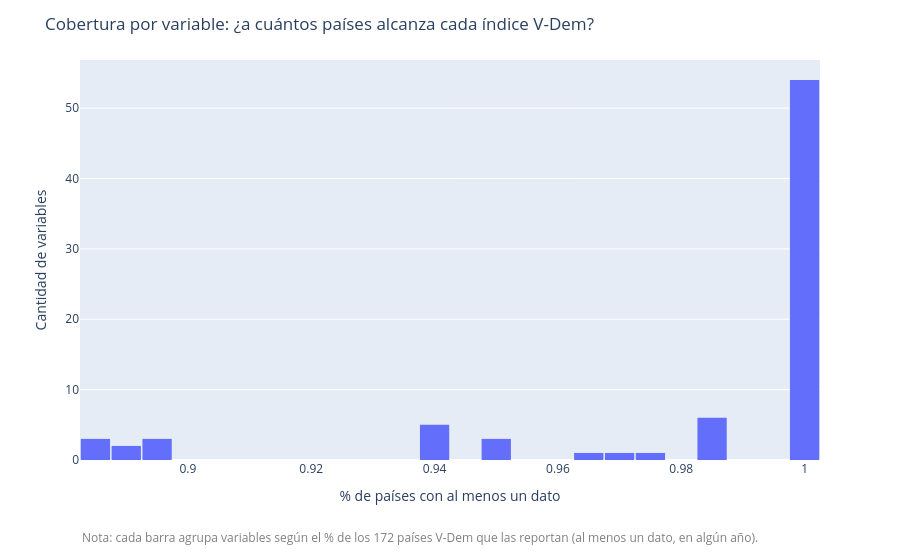

The code cell stored with this chart in its notebook:
### Markdown cell above
### Gráfico 1 — Cobertura por variable (histograma)

**Objetivo:** ver cómo se distribuye, entre las 79 variables, el % de países que las
reportan.

### Code cell
df_plot_var = disponibilidad_variable_vdem.reset_index().rename(columns={"index": "Variable"})

fig_cobertura_variable = px.histogram(
    df_plot_var,
    x="pct_paises_con_dato",
    nbins=30,
    hover_data=["Variable", "nombre", "n_paises_con_dato", "primer_anio", "ultimo_anio"],
    labels={"pct_paises_con_dato": "% de países V-Dem con al menos un dato"},
)
fig_cobertura_variable.update_layout(
    title="Cobertura por variable: ¿a cuántos países alcanza cada índice V-Dem?",
    xaxis_title="% de países con al menos un dato",
    yaxis_title="Cantidad de variables",
    bargap=0.05,
    margin=dict(b=100),
)
fig_cobertura_variable.add_annotation(
    text="Nota: cada barra agrupa variables según el % de los 172 países V-Dem que las reportan (al menos un dato, en algún año).",
    xref="paper", yref="paper", x=0, y=-0.22, showarrow=False,
    font=dict(size=12, color="gray"), align="left",
)

figuras_reporte_vdem.append(("cobertura_variable", fig_cobertura_variable))
fig_cobertura_variable.show()

### Figure 1 — Plotly figure (JSON) as saved in the notebook; plotly's stock layout.template omitted (floating-point values rounded to 4 significant figures)
{"data": [{"bingroup": "x", "hovertemplate": "% de países V-Dem con al menos un dato=%{x}<br>count=%{y}<extra></extra>", "legendgroup": "", "marker": {"color": "#636efa", "pattern": {"shape": ""}}, "name": "", "nbinsx": 30, "orientation": "v", "showlegend": false, "type": "histogram", "x": [1.0, 1.0, 1.0, 1.0, 1.0, 1.0, 1.0, 1.0, 1.0, 1.0, 1.0, 1.0, 1.0, 1.0, 1.0, 1.0, 1.0, 1.0, 1.0, 1.0, 1.0, 1.0, 1.0, 1.0, 1.0, 1.0, 1.0, 1.0, 1.0, 1.0, 1.0, 1.0, 1.0, 1.0, 1.0, 1.0, 1.0, 1.0, 1.0, 1.0, 1.0, 1.0, 1.0, 1.0, 1.0, 1.0, 1.0, 1.0, 1.0, 1.0, 1.0, 1.0, 1.0, 0.9709, 0.9477, 0.9651, 0.9826, 0.9826, 0.9826, 0.9419, 0.9826, 0.9477, 0.9477, 0.9826, 0.9419, 0.9419, 0.9826, 0.9419, 0.9419, 0.9767, 0.8953, 0.8953, 0.8895, 0.8837, 0.8837, 0.8953, 0.8837, 1.0, 0.8895], "xaxis": "x", "yaxis": "y"}], "layout": {"annotations": [{"align": "left", "font": {"color": "gray", "size": 12}, "showarrow": false, "text": "Nota: cada barra agrupa variables según el % de los 172 países V-Dem que las reportan (al menos un dato, en algún año).", "x": 0, "xref": "paper", "y": -0.22, "yref": "paper"}], "bargap": 0.05, "barmode": "relative", "legend": {"tracegroupgap": 0}, "margin": {"b": 100, "t": 60}, "title": {"text": "Cobertura por variable: ¿a cuántos países alcanza cada índice V-Dem?"}, "xaxis": {"anchor": "y", "domain": [0, 1], "title": {"text": "% de países con al menos un dato"}}, "yaxis": {"anchor": "x", "domain": [0, 1], "title": {"text": "Cantidad de variables"}}}}
